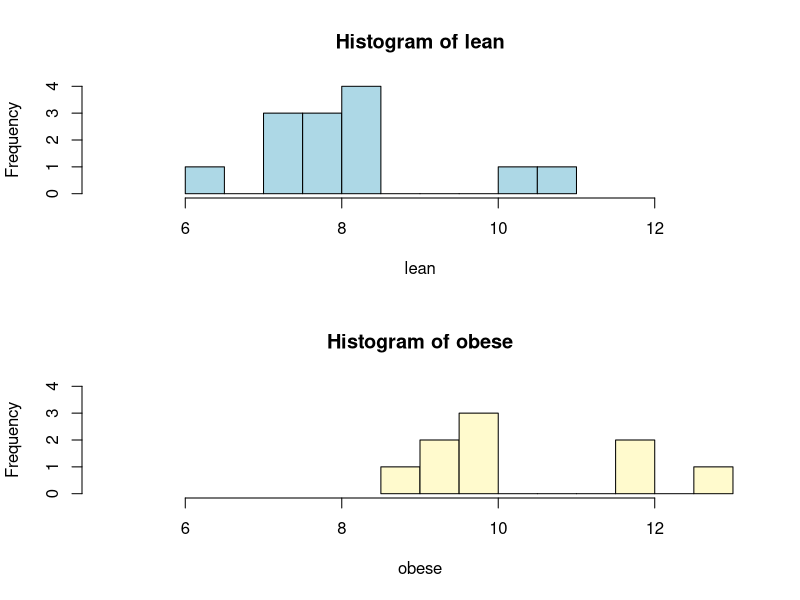
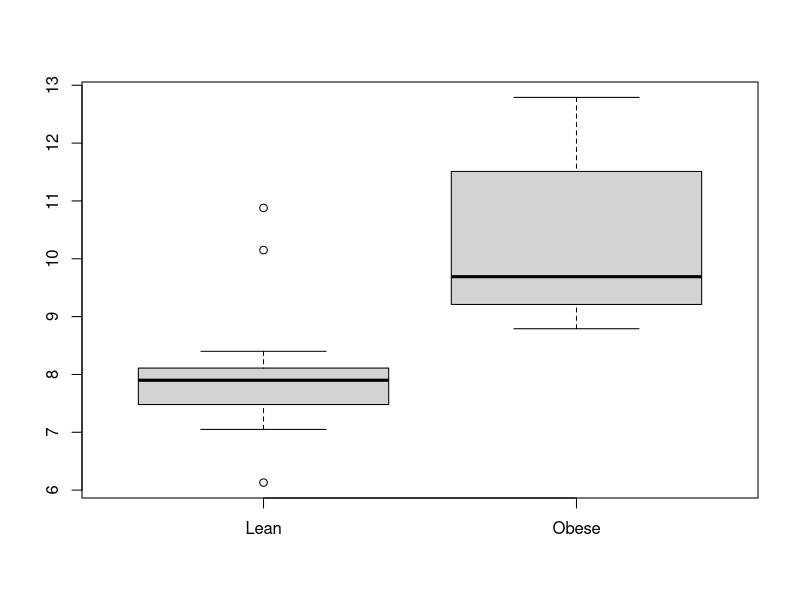
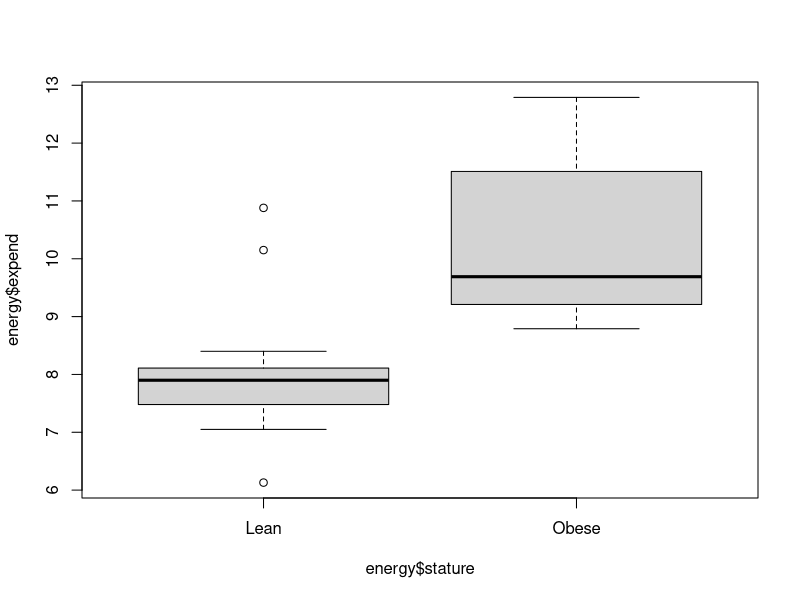
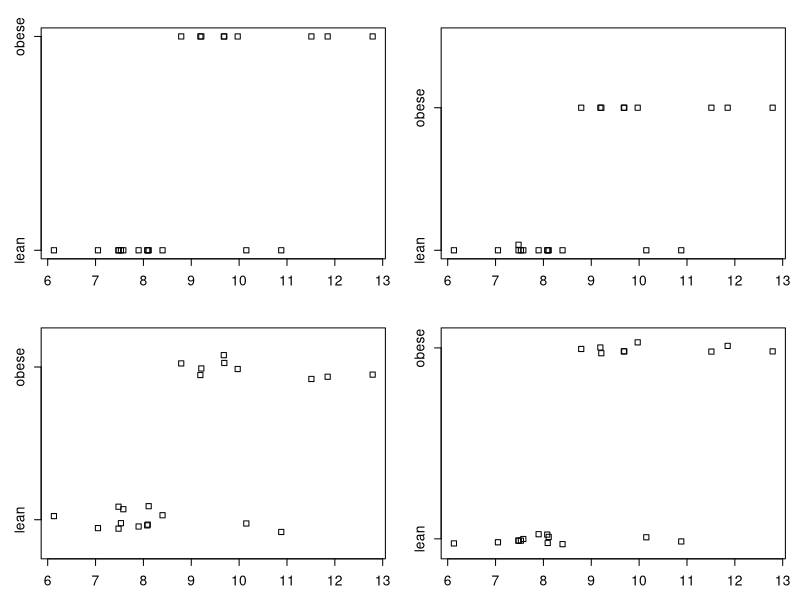

Write the R code that produced these figures, in order. (Note: this script raises an error after producing the figures.)
## ---- chunk 1
knitr::opts_chunk$set(echo = TRUE)
## ---- chunk 2

library(sqldf)
library(dplyr)

## ---- chunk 3



## ---- chunk 4

# Create dataframe from data file.
energy <- read.csv("energy_expend.csv", stringsAsFactors = FALSE)

# Two ways to create separate vectors for each stature factor.
lst <- split(energy$expend, energy$stature)

lean  <- energy$expend[energy$stature == "lean"]
obese <- energy$expend[energy$stature == "obese"]

# Set graphic device parameters to 2 rows and 1 column.
par(mfrow = c(2, 1))    

# Graph the two vectors.
hist(lean, breaks = 10, xlim = c(5, 13), ylim = c(0, 4), col = "lightblue")
hist(obese, breaks = 10, xlim = c(5, 13), ylim = c(0, 4), col = "lemonchiffon")

# Restore graphic device to 1 row, 1 column.
par(mfrow = c(1, 1))    

## ---- chunk 5

# Two ways to create the boxplot.
boxplot(lean, obese, names = c("Lean","Obese"))
boxplot(energy$expend ~ energy$stature, names = c("Lean","Obese"))

## ---- chunk 6
opar <- par(no.readonly = TRUE)
par(mfrow = c(2,2), mex = 0.8, mar = c(3, 3, 2, 1) + .1)

stripchart(energy$expend ~ energy$stature)
stripchart(energy$expend ~ energy$stature, method = "stack")
stripchart(energy$expend ~ energy$stature, method = "jitter")
stripchart(energy$expend ~ energy$stature, method = "jitter", jitter = .03)

par() <- opar
